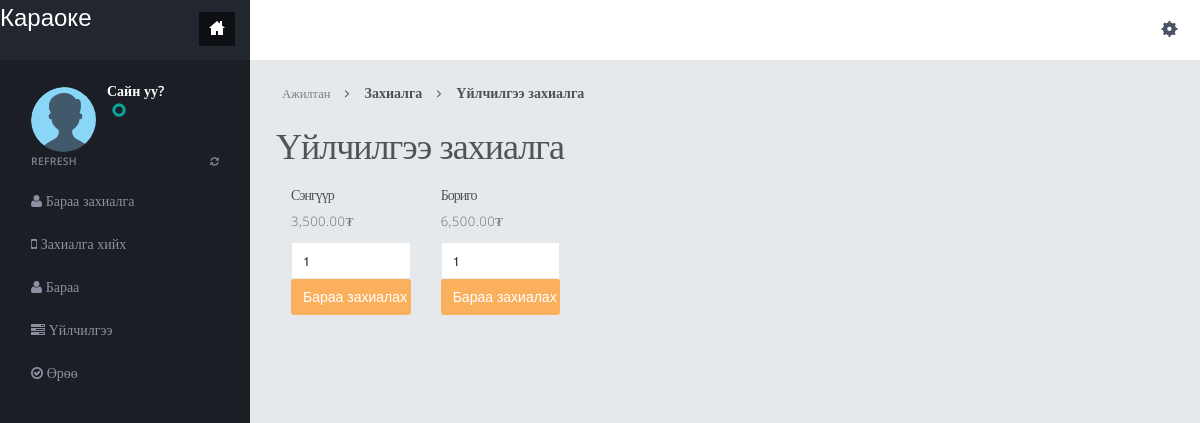
Before: /product-order-regist.php with the older database file.
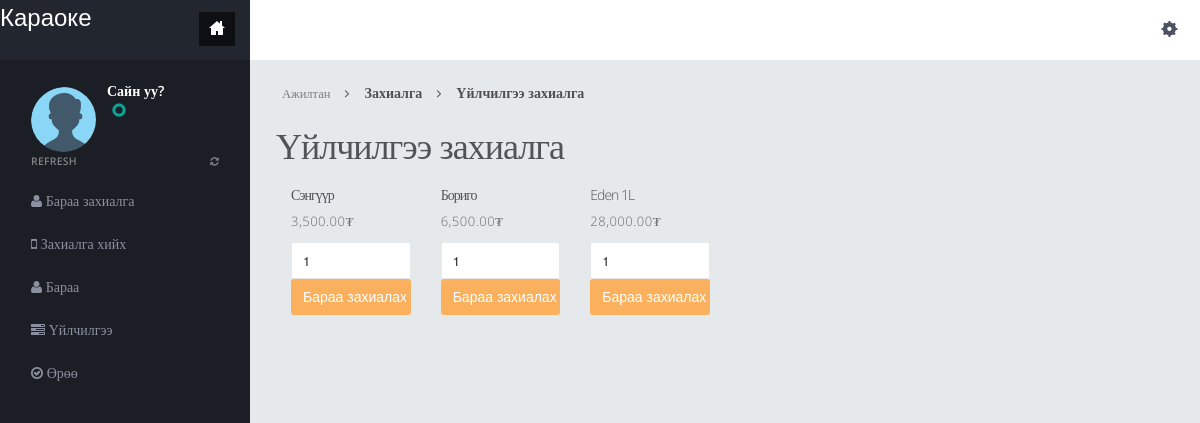
After: the same page with the newer database file.
### tables this page shows
CREATE TABLE `products` (
  `ProductID` int(11) NOT NULL,
  `Name` varchar(255) DEFAULT NULL,
  `Price` decimal(10,2) DEFAULT NULL,
  `Quantity` int(11) DEFAULT NULL
);

### product-order-regist.php (the view, shortened to what this page needs)
<?php
include("dbconnection.php");
?>
<!DOCTYPE html>
<html>
<head>
<link href="assets/plugins/pace/pace-theme-flash.css" rel="stylesheet" type="text/css" media="screen"/>
<link href="assets/plugins/bootstrap-wysihtml5/bootstrap-wysihtml5.css" rel="stylesheet" type="text/css"/>
<link href="assets/plugins/boostrapv3/css/bootstrap.min.css" rel="stylesheet" type="text/css"/>
<link href="assets/plugins/boostrapv3/css/bootstrap-theme.min.css" rel="stylesheet" type="text/css"/>
<link href="assets/plugins/font-awesome/css/font-awesome.css" rel="stylesheet" type="text/css"/>
<link href="assets/css/animate.min.css" rel="stylesheet" type="text/css"/>
<link href="assets/plugins/jquery-scrollbar/jquery.scrollbar.css" rel="stylesheet" type="text/css"/>
<link href="assets/css/style.css" rel="stylesheet" type="text/css"/>
<link href="assets/css/responsive.css" rel="stylesheet" type="text/css"/>
<link href="assets/css/custom-icon-set.css" rel="stylesheet" type="text/css"/>
</head>
<body class="">
<?php include("header.php");?>
<div class="page-container row">
  <?php include("leftbar.php");?>
    </div>
  </div>
  <div class="page-content">
    <div class="content">
        <ul class="breadcrumb">
            <li>
                <p>Ажилтан</p>
            </li>
            <li><a href="#" class="active">Захиалга</a></li>
            <li><a href="#" class="active">Үйлчилгээ захиалга</a></li>
        </ul>
        <div class="page-title">
            <h1>Үйлчилгээ захиалга</h1>
<div class="container-fluid mt-3">
        <div class="row">
            <div class="col-md-6">
                <div class="row">
                    <?php
                $query1 = "SELECT * FROM products";
$result1 = mysqli_query($con, $query1);
while ($row = mysqli_fetch_array($result1)) {
?>
    <div class="col-md-4 mb-3">
        <form method="post" action="">
            <div class="card">
                <div class="card-body">
                    <h5 class="card-title"><?= $row['Name']; ?></h5>
                    <p class="card-text"><?= number_format($row['Price'],2); ?>₮</p>
                    <input type="number" name="quantity" value="1" class="form-control mb-2" max="<?= $row['Quantity'] ?>">
                    <button type="submit" name="submit" class="btn btn-warning btn-block">Бараа захиалах</button>
                </div>
            </div>
        </form>
    </div>
<?php
}
?>
                </div>
            </div>
    </div>
</div>
</body>
</html>

Changed rows visible on the page:
added products: Name "Eden 1L", Price "28,000.00"
